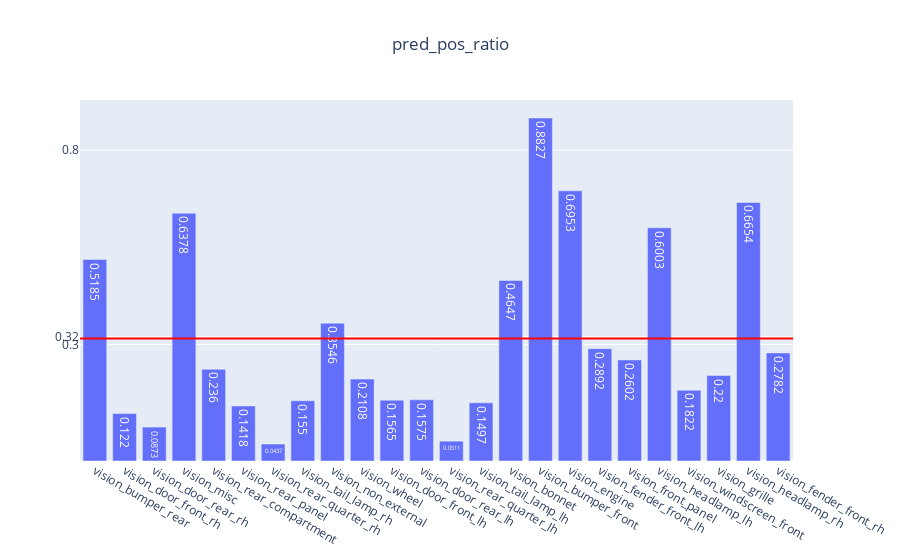

The code cell stored with this chart in its notebook:
### Code cell
genVisMulitlabel(partEvalMetrics, "pred_pos_ratio")

### Figure 1 — Plotly figure (JSON) as saved in the notebook; plotly's stock layout.template omitted (floating-point values rounded to 4 significant figures)
{"data": [{"text": [0.5185, 0.122, 0.0873, 0.6378, 0.236, 0.1418, 0.0437, 0.155, 0.3546, 0.2108, 0.1565, 0.1575, 0.0511, 0.1497, 0.4647, 0.8827, 0.6953, 0.2892, 0.2602, 0.6003, 0.1822, 0.22, 0.6654, 0.2782], "type": "bar", "x": ["vision_bumper_rear", "vision_door_front_rh", "vision_door_rear_rh", "vision_misc", "vision_rear_compartment", "vision_rear_panel", "vision_rear_quarter_rh", "vision_tail_lamp_rh", "vision_non_external", "vision_wheel", "vision_door_front_lh", "vision_door_rear_lh", "vision_rear_quarter_lh", "vision_tail_lamp_lh", "vision_bonnet", "vision_bumper_front", "vision_engine", "vision_fender_front_lh", "vision_front_panel", "vision_headlamp_lh", "vision_windscreen_front", "vision_grille", "vision_headlamp_rh", "vision_fender_front_rh"], "y": [0.5185, 0.122, 0.0873, 0.6378, 0.236, 0.1418, 0.0437, 0.155, 0.3546, 0.2108, 0.1565, 0.1575, 0.0511, 0.1497, 0.4647, 0.8827, 0.6953, 0.2892, 0.2602, 0.6003, 0.1822, 0.22, 0.6654, 0.2782]}], "layout": {"shapes": [{"line": {"color": "red", "width": 2}, "type": "line", "x0": 0, "x1": 1, "xref": "x domain", "y0": 0.315, "y1": 0.315, "yref": "y"}], "title": {"text": "pred_pos_ratio", "x": 0.5}, "yaxis": {"tickmode": "array", "tickvals": ["0.32", 0.3, 0.8]}}}
